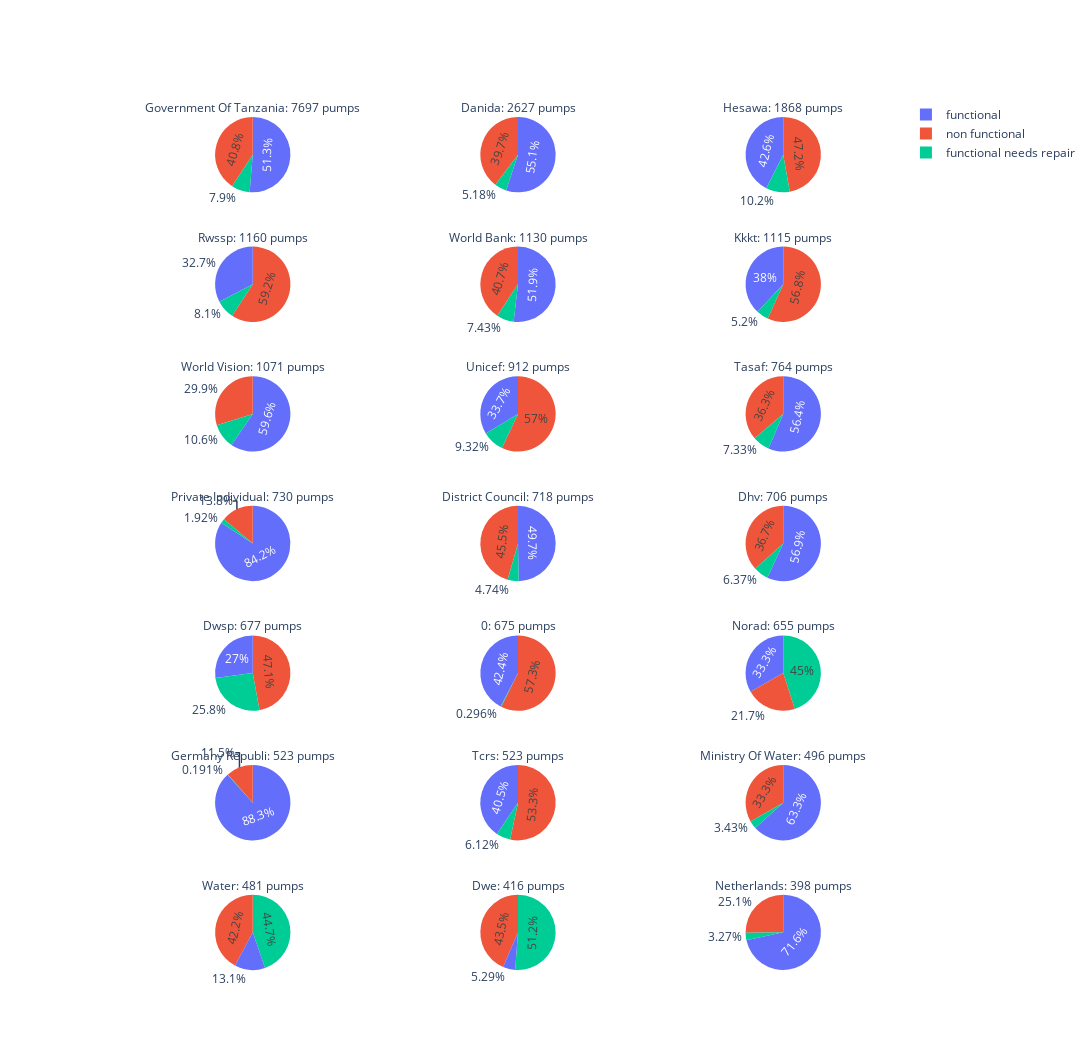

Source (notebook cell):
### Markdown cell above
#### Abhängigkeit des Merkmals Funder zu Status_Group

### Code cell
plot_multiple_pie_by_category(train_data, "funder", n_max=21)

### Figure 1 — Plotly figure (JSON) as saved in the notebook; plotly's stock layout.template omitted (floating-point values rounded to 4 significant figures)
{"data": [{"domain": {"x": [0, 0.2889], "y": [0.8939, 1]}, "labels": ["functional", "non functional", "functional needs repair"], "name": "Government Of Tanzania", "title": {"text": "Government Of Tanzania: 7697 pumps"}, "type": "pie", "values": [3951, 3138, 608]}, {"domain": {"x": [0.3556, 0.6444], "y": [0.8939, 1]}, "labels": ["functional", "non functional", "functional needs repair"], "name": "Danida", "title": {"text": "Danida: 2627 pumps"}, "type": "pie", "values": [1448, 1043, 136]}, {"domain": {"x": [0.7111, 1], "y": [0.8939, 1]}, "labels": ["non functional", "functional", "functional needs repair"], "name": "Hesawa", "title": {"text": "Hesawa: 1868 pumps"}, "type": "pie", "values": [882, 795, 191]}, {"domain": {"x": [0, 0.2889], "y": [0.7449, 0.851]}, "labels": ["non functional", "functional", "functional needs repair"], "name": "Rwssp", "title": {"text": "Rwssp: 1160 pumps"}, "type": "pie", "values": [687, 379, 94]}, {"domain": {"x": [0.3556, 0.6444], "y": [0.7449, 0.851]}, "labels": ["functional", "non functional", "functional needs repair"], "name": "World Bank", "title": {"text": "World Bank: 1130 pumps"}, "type": "pie", "values": [586, 460, 84]}, {"domain": {"x": [0.7111, 1], "y": [0.7449, 0.851]}, "labels": ["non functional", "functional", "functional needs repair"], "name": "Kkkt", "title": {"text": "Kkkt: 1115 pumps"}, "type": "pie", "values": [633, 424, 58]}, {"domain": {"x": [0, 0.2889], "y": [0.5959, 0.702]}, "labels": ["functional", "non functional", "functional needs repair"], "name": "World Vision", "title": {"text": "World Vision: 1071 pumps"}, "type": "pie", "values": [638, 320, 113]}, {"domain": {"x": [0.3556, 0.6444], "y": [0.5959, 0.702]}, "labels": ["non functional", "functional", "functional needs repair"], "name": "Unicef", "title": {"text": "Unicef: 912 pumps"}, "type": "pie", "values": [520, 307, 85]}, {"domain": {"x": [0.7111, 1], "y": [0.5959, 0.702]}, "labels": ["functional", "non functional", "functional needs repair"], "name": "Tasaf", "title": {"text": "Tasaf: 764 pumps"}, "type": "pie", "values": [431, 277, 56]}, {"domain": {"x": [0, 0.2889], "y": [0.4469, 0.5531]}, "labels": ["functional", "non functional", "functional needs repair"], "name": "Private Individual", "title": {"text": "Private Individual: 730 pumps"}, "type": "pie", "values": [615, 101, 14]}, {"domain": {"x": [0.3556, 0.6444], "y": [0.4469, 0.5531]}, "labels": ["functional", "non functional", "functional needs repair"], "name": "District Council", "title": {"text": "District Council: 718 pumps"}, "type": "pie", "values": [357, 327, 34]}, {"domain": {"x": [0.7111, 1], "y": [0.4469, 0.5531]}, "labels": ["functional", "non functional", "functional needs repair"], "name": "Dhv", "title": {"text": "Dhv: 706 pumps"}, "type": "pie", "values": [402, 259, 45]}, {"domain": {"x": [0, 0.2889], "y": [0.298, 0.4041]}, "labels": ["non functional", "functional", "functional needs repair"], "name": "Dwsp", "title": {"text": "Dwsp: 677 pumps"}, "type": "pie", "values": [319, 183, 175]}, {"domain": {"x": [0.3556, 0.6444], "y": [0.298, 0.4041]}, "labels": ["non functional", "functional", "functional needs repair"], "name": "0", "title": {"text": "0: 675 pumps"}, "type": "pie", "values": [387, 286, 2]}, {"domain": {"x": [0.7111, 1], "y": [0.298, 0.4041]}, "labels": ["functional needs repair", "functional", "non functional"], "name": "Norad", "title": {"text": "Norad: 655 pumps"}, "type": "pie", "values": [295, 218, 142]}, {"domain": {"x": [0, 0.2889], "y": [0.149, 0.2551]}, "labels": ["functional", "non functional", "functional needs repair"], "name": "Germany Republi", "title": {"text": "Germany Republi: 523 pumps"}, "type": "pie", "values": [462, 60, 1]}, {"domain": {"x": [0.3556, 0.6444], "y": [0.149, 0.2551]}, "labels": ["non functional", "functional", "functional needs repair"], "name": "Tcrs", "title": {"text": "Tcrs: 523 pumps"}, "type": "pie", "values": [279, 212, 32]}, {"domain": {"x": [0.7111, 1], "y": [0.149, 0.2551]}, "labels": ["functional", "non functional", "functional needs repair"], "name": "Ministry Of Water", "title": {"text": "Ministry Of Water: 496 pumps"}, "type": "pie", "values": [314, 165, 17]}, {"domain": {"x": [0, 0.2889], "y": [0, 0.1061]}, "labels": ["functional needs repair", "non functional", "functional"], "name": "Water", "title": {"text": "Water: 481 pumps"}, "type": "pie", "values": [215, 203, 63]}, {"domain": {"x": [0.3556, 0.6444], "y": [0, 0.1061]}, "labels": ["functional needs repair", "non functional", "functional"], "name": "Dwe", "title": {"text": "Dwe: 416 pumps"}, "type": "pie", "values": [213, 181, 22]}, {"domain": {"x": [0.7111, 1], "y": [0, 0.1061]}, "labels": ["functional", "non functional", "functional needs repair"], "name": "Netherlands", "title": {"text": "Netherlands: 398 pumps"}, "type": "pie", "values": [285, 100, 13]}], "layout": {"height": 1050, "width": 1400}}
